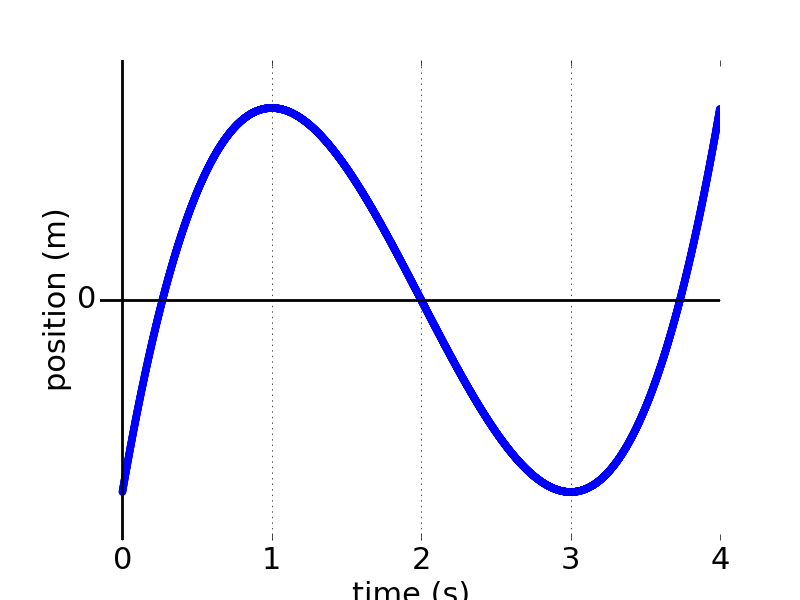

The script that saved this image:
from pylab import *

t = arange(0.0,4.0,.001)
s = t**3 - 6*t**2 + 9*t - 2

scatter(t,s, color='blue')

font = {'family' : 'normal',
        'weight' : 'bold',
        'size'   : 22}
matplotlib.rc('font', **font)

xlim(xmin=-0.15,xmax=4)
ylim(ymin=-2.5,ymax=2.5)
grid(True)
xlabel('time (s)')
ylabel('position (m) ', rotation=90,)

xticks([0,1,2,3,4])
yticks([0])


setp(gca(), frame_on=False)


axhline(linewidth=2, color='black')
axvline(linewidth=2, color='black')

savefig('motion.png')

show()
